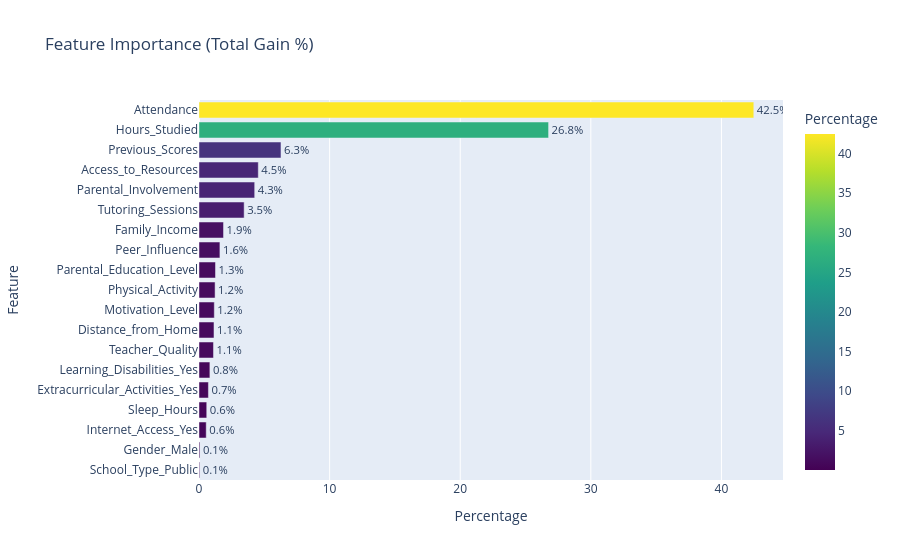

The cell this chart's notebook holds for it:
### Code cell
import plotly.express as px


# Create the bar chart
fig = px.bar(df, 
             x='Percentage', 
             y='Feature', 
             orientation='h', # Horizontal bars
             title='Feature Importance',
             text='Percentage', # Show the values on the bars
             color='Percentage', # Optional: Color by value
             color_continuous_scale='Viridis'
            )

# Improvements for better readability:
# 1. Format the text label to 1 decimal place (e.g., "25.4%")
fig.update_traces(texttemplate='%{text:.1f}%', textposition='outside')

# 2. Invert the Y-axis so the most important feature is at the TOP
# (Plotly's default puts the first row at the bottom)
fig.update_layout(yaxis=dict(autorange="reversed"))

fig.show()

### Figure 1 — Plotly figure (JSON) as saved in the notebook; plotly's stock layout.template omitted (floating-point values rounded to 4 significant figures)
{"data": [{"hovertemplate": "Percentage=%{marker.color}<br>Feature=%{y}<extra></extra>", "legendgroup": "", "marker": {"color": [42.48, 26.76, 6.276, 4.539, 4.264, 3.457, 1.877, 1.602, 1.262, 1.232, 1.172, 1.147, 1.108, 0.8337, 0.7216, 0.5925, 0.5536, 0.0684, 0.05198], "coloraxis": "coloraxis", "pattern": {"shape": ""}}, "name": "", "orientation": "h", "showlegend": false, "text": [42.48, 26.76, 6.276, 4.539, 4.264, 3.457, 1.877, 1.602, 1.262, 1.232, 1.172, 1.147, 1.108, 0.8337, 0.7216, 0.5925, 0.5536, 0.0684, 0.05198], "textposition": "outside", "texttemplate": "%{text:.1f}%", "type": "bar", "x": [42.48, 26.76, 6.276, 4.539, 4.264, 3.457, 1.877, 1.602, 1.262, 1.232, 1.172, 1.147, 1.108, 0.8337, 0.7216, 0.5925, 0.5536, 0.0684, 0.05198], "xaxis": "x", "y": ["Attendance", "Hours_Studied", "Previous_Scores", "Access_to_Resources", "Parental_Involvement", "Tutoring_Sessions", "Family_Income", "Peer_Influence", "Parental_Education_Level", "Physical_Activity", "Motivation_Level", "Distance_from_Home", "Teacher_Quality", "Learning_Disabilities_Yes", "Extracurricular_Activities_Yes", "Sleep_Hours", "Internet_Access_Yes", "Gender_Male", "School_Type_Public"], "yaxis": "y"}], "layout": {"barmode": "relative", "coloraxis": {"colorbar": {"title": {"text": "Percentage"}}, "colorscale": [[0, "#440154"], [0.1111, "#482878"], [0.2222, "#3e4989"], [0.3333, "#31688e"], [0.4444, "#26828e"], [0.5556, "#1f9e89"], [0.6667, "#35b779"], [0.7778, "#6ece58"], [0.8889, "#b5de2b"], [1, "#fde725"]]}, "legend": {"tracegroupgap": 0}, "title": {"text": "Feature Importance (Total Gain %)"}, "xaxis": {"anchor": "y", "domain": [0, 1], "title": {"text": "Percentage"}}, "yaxis": {"anchor": "x", "autorange": "reversed", "domain": [0, 1], "title": {"text": "Feature"}}}}
